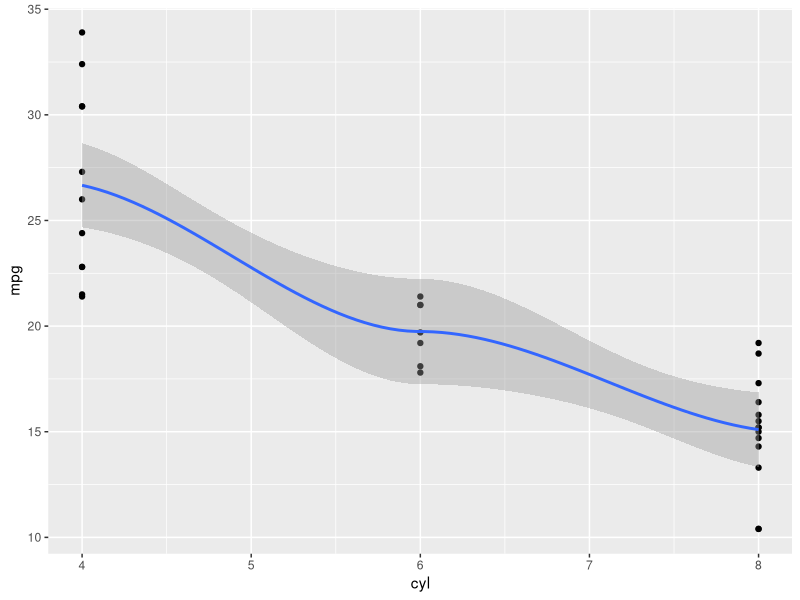
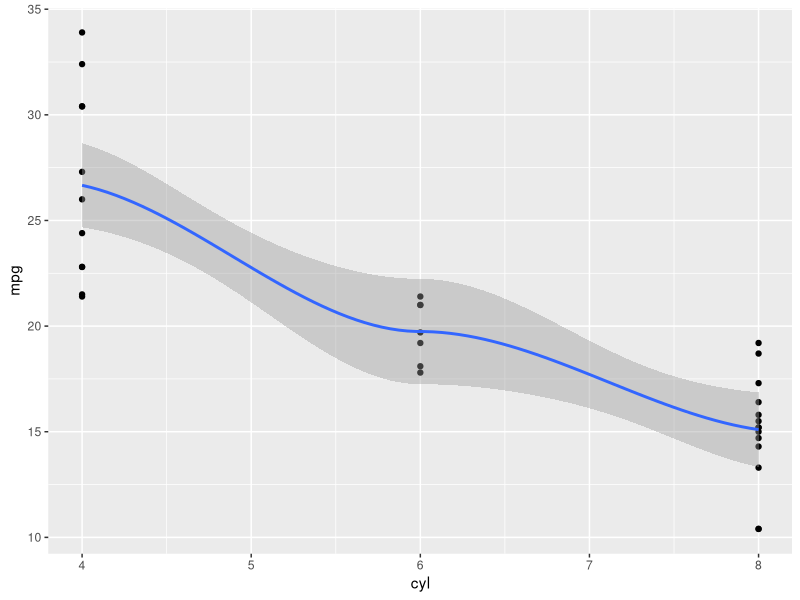

These charts were generated, in order, by the following R code:
data(mtcars)
library(dplyr)
library(ggplot2)

mpg_by_cyl <- mtcars %>% 
  group_by(cyl) %>% 
  summarise(avg_mpg = mean(mpg))

ggplot(mtcars, aes(cyl, mpg)) +
  geom_point() +
  geom_smooth()

ggsave("cyl_vs_mpg.pdf")
